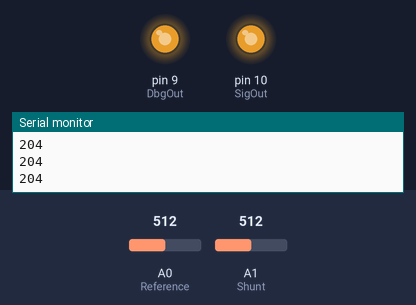
Recording of a sketch running on a simulated Arduino Uno, built with avr-gcc and run on an emulated ATmega328P. On the bench: output pins drawn as LEDs (lit = HIGH), the last lines printed to the serial monitor. The test bench sets the inputs (shaded band); at power-on: A0 (Reference) = 512, A1 (Shunt) = 512.

Above: at 1.2 s.
1.3 s: A0 (Reference) set to 306
At 2.2 s:
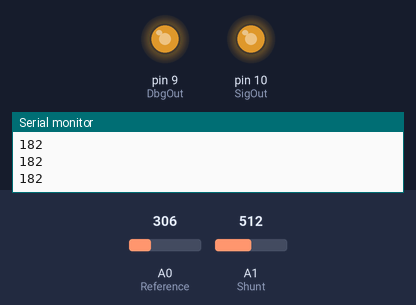
2.8 s: A0 (Reference) set to 122
At 3.2 s:
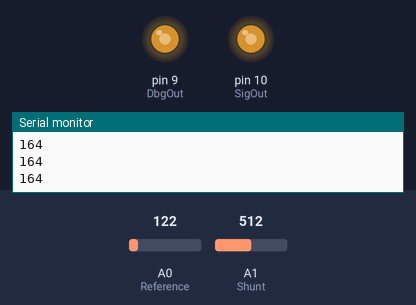
Timing chart, 0 to 5.8 s (numbered marks = the images above; inputs shaded):
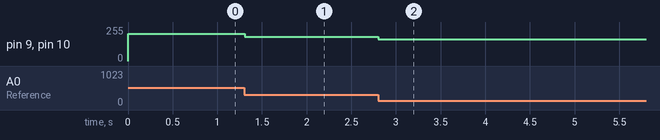

The sketch:

test.ino
```cpp
// Debug Mode Switch
#define DEBUG
// Microcomputer Configuration
const int ADResolution = (2 << (10 - 1)) - 1;
const int DAResolution = (2 << (8 - 1)) - 1;
// Device Configuration
const float MaxAmp = 10.0; // [A]
const float Vthr = 3.0;    // [V]
// Pin Settings
// -Input-
const int Reference = A0;
const int Shunt = A1;
// -Output-
const int SigOut = 10;
const int DbgOut = 9;
// Control Begining Threashold [%]
const float CtrlThrsld = 10.0;
// PID Control Constant
const float KP = 0.0;
const float KI = 0.0;
const float KD = 0.0;
const int T = 0.0;

float GetCurrentAmpere(int *percent);
float GetCurrentReferenceAmpere(int *percent);
void SetOutAmpere(int percent);

void setup()
{
  pinMode(Reference, INPUT);
  pinMode(Shunt, INPUT);
  pinMode(SigOut, OUTPUT);
  TCCR1B &= 0xF8; // PWM freq 490.2 -> 31.25k (Pin: 9,10)
  TCCR1B |= 0x01;
#ifdef DEBUG
  pinMode(DbgOut, OUTPUT);
  Serial.begin(9600);
#endif
}

void loop()
{
  int refPct, crrPct;
  float ref = GetCurrentReferenceAmpere(&refPct);
  float crr = GetCurrentAmpere(&crrPct);
  float err = abs((ref - crr));
  float errPct = (err / ref) * 100.0;
#ifdef DEBUG
  // Serial.print("Reference > ");
  // Serial.print(ref);
  // Serial.print("  Current > ");
  // Serial.print(crr);
  // Serial.println();
  // Serial.print("Absolute Error > ");
  // Serial.print(err);
  // Serial.print("  Error Percent > ");
  // Serial.print(errPct);
  // Serial.println();
#endif
  if (errPct > CtrlThrsld)
  {
    // PID loop
#ifdef DEBUG
    // Serial.println("In control");
#endif
  }
  else
  {
#ifdef DEBUG
    // Serial.println("Not in control");
#endif
  }
  SetOutAmpere(refPct);
  delay(2);
}

float GetCurrentAmpere(int *percent)
{
  int sht = analogRead(Shunt);
  int pct = map(sht, 0, 1023, 0, 100);
  *percent = pct;
  return MaxAmp * ((float)pct / 100.0);
}

float GetCurrentReferenceAmpere(int *percent)
{
  int ref = analogRead(Reference);
  int pct = map(ref, 0, 1023, 0, 100);
  *percent = pct;
  return MaxAmp * ((float)pct / 100.0);
}

void SetOutAmpere(int percent)
{
  int min = (int)((float)DAResolution * (Vthr / 5.0));
  int val = map(percent, 0, 100, min, DAResolution);
  Serial.println(val);
  analogWrite(SigOut, val);
  analogWrite(DbgOut, val);
}

// const int analogInPin = A0; // ポテンショメータに接続するアナログ入力ピン
//
// const int analogOutPin = 3; // LEDに接続するアナログ出力ピン
//
// int sensorValue = 0;        // ポテンショメータから読み取った値
// int outputValue = 0;        // アナログ出力でＰＷＭ出力する値
//
// void setup() {
//   // シリアル通信を初期化する。ボーレートは9600bps
//   Serial.begin(9600);
// }
//
// void loop() {
//   // アナログ入力の値を読む
//   sensorValue = analogRead(analogInPin);
//   // アナログ入力の0～1024の値を、アナログ出力の使用範囲0～255に変換する
//   outputValue = map(sensorValue, 0, 1023, 0, 255);
//   // アナログ出力値を変更する
//   analogWrite(analogOutPin, outputValue);
//
//   // シリアルモニターに結果をプリントする
//   Serial.print("sensor = ");
//   Serial.print(sensorValue);
//   Serial.print("\t output = ");
//   Serial.println(outputValue);
//
//   // アナログ->デジタル変換のために2ミリ秒のウェイトが必要
//   delay(2);
// }
```

Measured:
- after the input at 1.3 s, pin 9 (DbgOut), pin 10 (SigOut): 204/255 → 182/255 at once
- after the input at 2.8 s, pin 9 (DbgOut), pin 10 (SigOut): 182/255 → 164/255 at once
